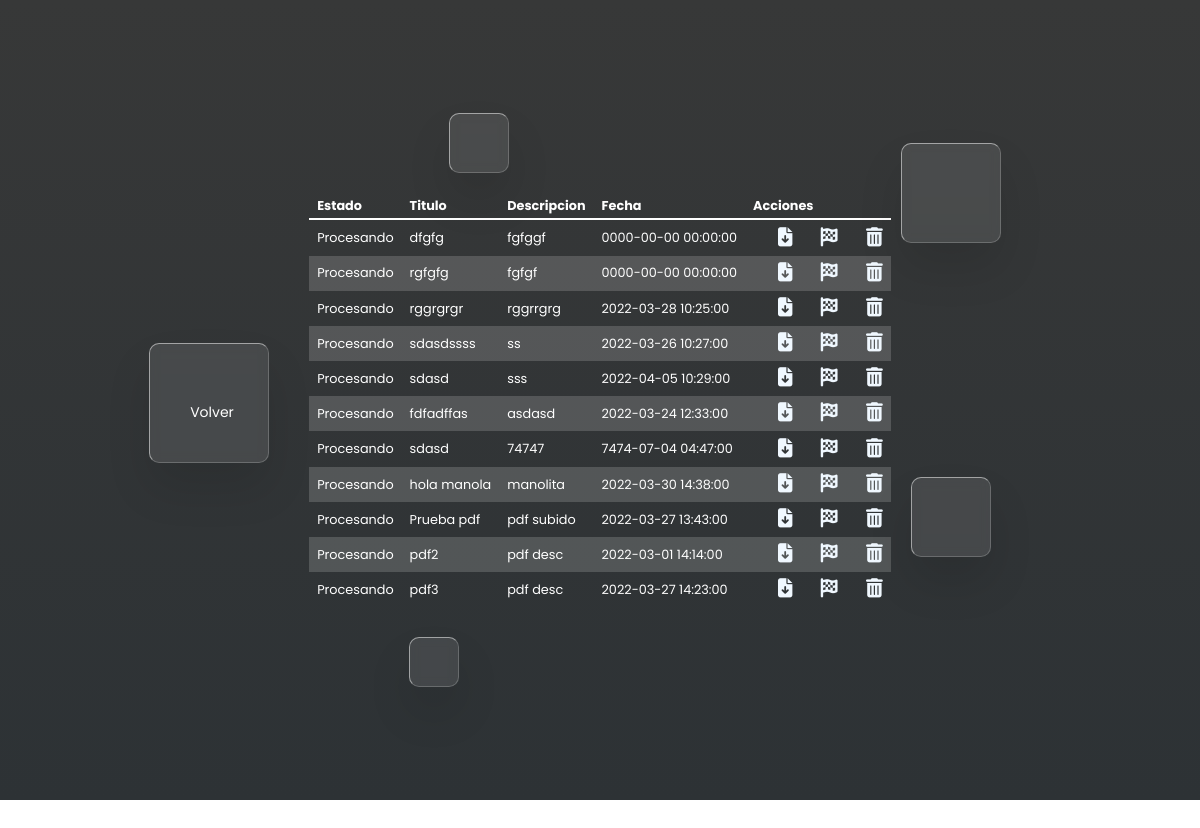
Screenshot of /verPedidos.php with the database file from the repository.
### tables this page shows
CREATE TABLE `pedidos` (
  `id_order` int(11) NOT NULL,
  `estado_pedido` varchar(50) NOT NULL DEFAULT 'Procesando',
  `titulo` varchar(255) NOT NULL,
  `descripcion` varchar(255) NOT NULL,
  `fecha` datetime NOT NULL DEFAULT current_timestamp(),
  `order_file` varchar(255) NOT NULL
);

### verPedidos.php (the view, shortened to what this page needs)
<!DOCTYPE html>
<html lang="en">
<head>
    <link rel="stylesheet" href="./styles/bootstrap.css">
    <link rel="stylesheet" href="./styles/styleVerPedidos.css">
</head>
<body>
<section>
        <div class="color"></div>
        <div class="box">
            <div class="square" style="--i:0"></div>
            <div class="square" style="--i:1"><a class="forget" href="./sitio.php">Volver</a></div>
            <div class="square" style="--i:2"></div>
            <div class="square" style="--i:3"></div>
            <div class="square" style="--i:4"></div>
    <div class="containerTable">
            <table class="Mytable">
                <thead>
                    <tr>
                        <th>Estado</th>
                        <th>Titulo</th>
                        <th>Descripcion</th>
                        <th>Fecha</th>
                        <th>Acciones</th>
                    </tr>
                </thead>
                <tbody>
                        <?php
                            include('./phps/dbConnect.php');
                            $query = "SELECT * FROM pedidos;";
                            $rs_task = mysqli_query($conn, $query);
                            while($row = mysqli_fetch_array($rs_task)){ ?>
                            <?php  if($row['estado_pedido'] == "Procesando") { ?>
                                <tr>
                                    <td><?php echo $row['estado_pedido'] ?></td>
                                    <td><?php echo $row['titulo'] ?></td>
                                    <td><?php echo $row['descripcion'] ?></td>
                                    <td><?php echo $row['fecha'] ?></td>
                                    <td>
                                        <a class="btnAction" target="_blank" href="./uploads/<?php  echo $row['order_file'] ?>"><i title="Descargar" class="fa-solid fa-file-arrow-down"></i></a>
                                        <a class="btnAction" href="phps/finishOrder.php?id_order=<?php echo $row['id_order'] ?>"><i title="Finalizar" class="fa-solid fa-flag-checkered"></i></a>
                                        <a class="btnAction" href="phps/delete.php?id_order=<?php echo $row['id_order'] ?>"><i title="Eliminarr" class="fa-solid fa-trash-can"></i></a>
                                    </td>
                            <?php } ?>
                        <?php } ?>
                    </tbody>
            </table>
    </div>
</section>
</body>
</html>

### styles/styleVerPedidos.css (style rules this page uses)
* { margin: 0; padding: 0; box-sizing: border-box; font-family: 'Poppins', sans-serif; }
body { overflow: hidden; }
section { display: grid; grid-template-columns: auto; grid-auto-rows: auto; height: 100vh; align-content: center; justify-items: center; background: linear-gradient(to bottom, #373838, #2d3235); }
section .color { position: absolute; filter: blur(150px); animation: animateBg 10s linear infinite; animation-delay: calc(-1s * var(--j)); }
section .color:nth-child(1) { top: -350px; width: 900px; height: 600px; }
.box { position: relative; }
.box .square { position: absolute; backdrop-filter: blur(5px); box-shadow: 0 25px 45px rgb(0, 0, 0, 0.1); border: 1px solid rgb(255, 255, 255, 0.5); border-right: 1px solid rgb(255, 255, 255, 0.2); border-bottom: 1px solid rgb(255, 255, 255, 0.2); background: rgba(255,255,255,0.1); border-radius: 10px; animation: animate 10s linear infinite; animation-delay: calc(-1s * var(--i)); }
.box .square:nth-child(1) { top: -50px; right: -110px; width: 100px; height: 100px; }
.box .square:nth-child(2) { top: 150px; left: -160px; width: 120px; height: 120px; z-index: 2; }
.box .square:nth-child(3) { bottom: 50px; right: -100px; width: 80px; height: 80px; z-index: 2; }
.box .square:nth-child(4) { bottom: -80px; left: 100px; width: 50px; height: 50px; }
.box .square:nth-child(5) { top: -80px; left: 140px; width: 60px; height: 60px; }
.Mytable { border-collapse: collapse; width: 100%; height: 300px; overflow: auto; overflow-x: auto; -webkit-overflow-scrolling: touch; border: 1px solid rgba(141, 240, 240, 0.5); border-right: 1px solid rgb(141, 240, 240, 0.4); border-bottom: 1px solid rgb(141, 240, 240, 0.4); background: transparent; border: none; outline: none; border-radius: 5px; font-size: 0.8em; text-align: left; color: #fff; padding: 1rem; }
.Mytable thead { font-size: 1em; }
.Mytable > :not(caption) > * > * { padding: 0.2rem 0.5rem; }
tr:nth-child(even) { background-color: rgba(221, 221, 221, 0.2); }
.Mytable > :not(:first-child) { border-top: 2px solid currentColor; }
.forget { position: relative; top: 7vh; left: 2.5vh; margin: 0; padding: 10px 20px; font-size: 14px; text-decoration: none; color: #fff; }
.btnAction { color: aliceblue; padding: 0; margin: 0; padding-left: 25px; font-size: 1.5em; }

### rows the page displays
pedidos: estado_pedido "Procesando", titulo "dfgfg", descripcion "fgfggf", fecha "0000-00-00 00:00:00"
pedidos: estado_pedido "Procesando", titulo "rgfgfg", descripcion "fgfgf", fecha "0000-00-00 00:00:00"
pedidos: estado_pedido "Procesando", titulo "rggrgrgr", descripcion "rggrrgrg", fecha "2022-03-28 10:25:00"
pedidos: estado_pedido "Procesando", titulo "sdasdssss", descripcion "ss", fecha "2022-03-26 10:27:00"
pedidos: estado_pedido "Procesando", titulo "sdasd", descripcion "sss", fecha "2022-04-05 10:29:00"
pedidos: estado_pedido "Procesando", titulo "fdfadffas", descripcion "asdasd", fecha "2022-03-24 12:33:00"
pedidos: estado_pedido "Procesando", titulo "sdasd", descripcion "74747", fecha "7474-07-04 04:47:00"
pedidos: estado_pedido "Procesando", titulo "hola manola", descripcion "manolita", fecha "2022-03-30 14:38:00"
pedidos: estado_pedido "Procesando", titulo "Prueba pdf", descripcion "pdf subido", fecha "2022-03-27 13:43:00"
pedidos: estado_pedido "Procesando", titulo "pdf2", descripcion "pdf desc", fecha "2022-03-01 14:14:00"
pedidos: estado_pedido "Procesando", titulo "pdf3", descripcion "pdf desc", fecha "2022-03-27 14:23:00"
